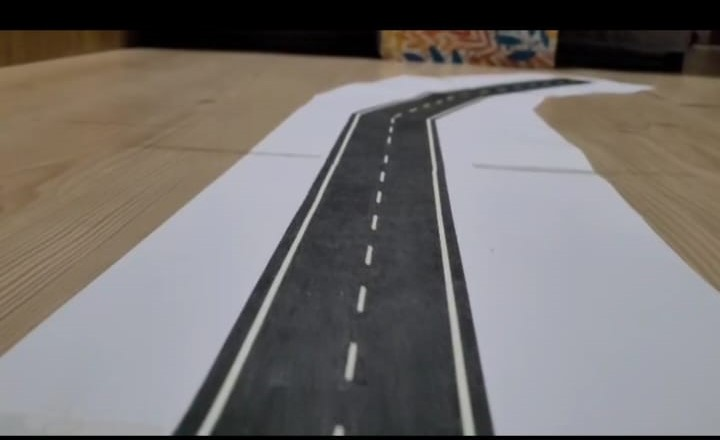
#> input picture otonom/res1.jpeg, 720 x 440 px
$ python den2.py
#> lines starting #> are read from the running program, lines starting #| are printed output that depends on the picture; after the words box and inside, x2 and y2 are one past the last pixel; in counts of white or black regions, pixels touching at a corner belong together
import matplotlib.pylab as plt
import cv2
import numpy as np
image =cv2.imread("res1.jpeg")
#> image is the input picture: shape (440, 720, 3); mean B, G, R 110.3, 112.4, 116.9
image =cv2.cvtColor(image, cv2.COLOR_BGR2RGB)
print(image.shape)
#| (440, 720, 3)
height=image.shape[0]
#> height = 440
width=image.shape[1]
#> width = 720

region_of_interest_vertices =[
    (0,height),
    (width/2,height/2),
    (width,height)
]
#> region_of_interest_vertices = [(0, 440), (360, 220), (720, 440)]

def region_of_interest(img, vertices):
    mask= np.zeros_like(img)
    channel_count=img.shape[2]
#> channel_count = 3
    match_mask_color=(255,)* channel_count
#> match_mask_color = (255, 255, 255)
    cv2.fillPoly(mask,vertices,match_mask_color)
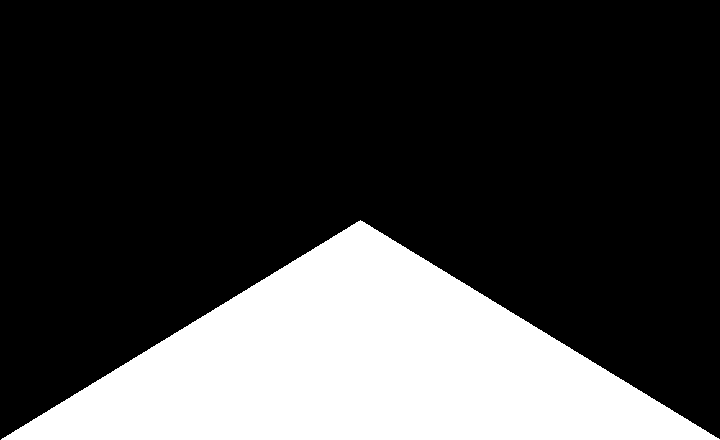
#> mask: shape (440, 720, 3); 25% white; 1 white region, box (x1, y1, x2, y2) and area: (1, 220, 720, 440) 79340
    masked_image=cv2.bitwise_and(img,mask)
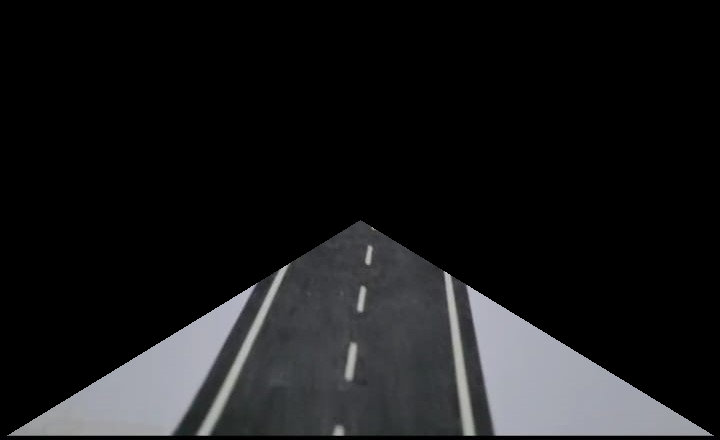
#> masked_image: shape (440, 720, 3); mean R, G, B 25.5, 25.9, 27.1
    return masked_image
cropped_image=region_of_interest(image,np.array([region_of_interest_vertices],np.int32),)
plt.imshow(cropped_image)
plt.show()
